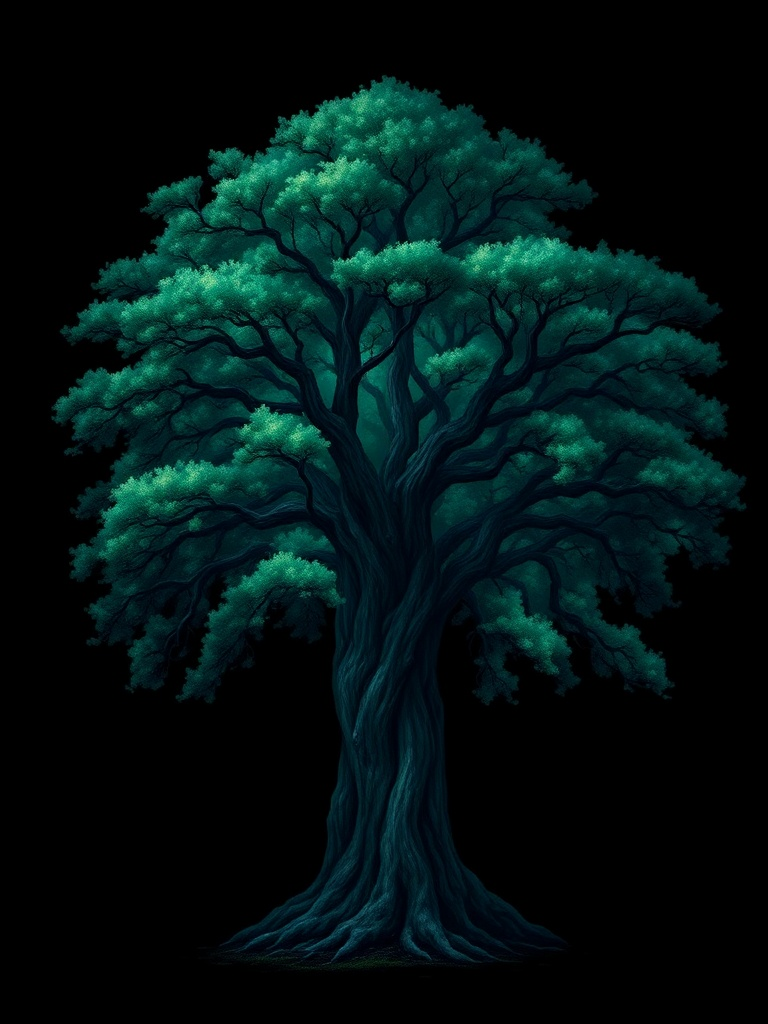
#> input picture tools/art_director/iterations/forest_tree/tree_22.jpg, 768 x 1024 px
$ python gen_forest_tree.py iterations/forest_tree/tree_22.jpg
#> lines starting #> are read from the running program, lines starting #| are printed output that depends on the picture
#!/usr/bin/env python3
"""gen_forest_tree.py — arvore John Avon com ALPHA substituindo a procedural.

Gera no flux (fundo PRETO puro -> key-out limpo; halo residual escuro se mistura
com o backdrop sombrio), recorta por flood-fill (so' a escuridao CONECTADA A
BORDA vira transparente — bolsões escuros dentro do tronco ficam opacos), trim
e resize. Sai como override do SpriteSetup:
  assets/sprites/forest_tree.png

  POLLINATIONS_TOKEN=sk_... python tools/art_director/gen_forest_tree.py
  ... --skip-gen   # reusa tools/art_director/iterations/forest_tree/tree_22.jpg
"""
from __future__ import annotations
import os, sys, urllib.request, urllib.parse
from collections import deque
from pathlib import Path
from PIL import Image, ImageFilter

ROOT = Path(__file__).resolve().parents[2]
RAW = ROOT / "tools" / "art_director" / "iterations" / "forest_tree"
DEST = ROOT / "assets" / "sprites" / "forest_tree.png"
TOKEN = os.environ.get("POLLINATIONS_TOKEN", "")
SEED = 22          # a escolhida (majestosa, sem feature unica que denuncia repeticao)
TARGET_H = 220     # altura final da textura (world: ~264-374px com scale 1.2-1.7)
DARK = 16          # luminancia <= DARK = candidato a fundo

PROMPT = ("single ancient fantasy forest tree, John Avon Magic the Gathering "
          "forest style, tall dark trunk, luminous deep emerald teal canopy with "
          "soft glow, painterly, full tree centered and isolated on solid pure "
          "black background, no ground, no other objects, no text, game asset")


def gen() -> Path:
    out = RAW / f"tree_{SEED}.jpg"
    q = urllib.parse.quote(PROMPT)
    url = (f"https://gen.pollinations.ai/image/{q}?width=768&height=1024"
           f"&model=flux&nologo=true&seed={SEED}")
    req = urllib.request.Request(url, headers={
        "Authorization": f"Bearer {TOKEN}",
        "User-Agent": "great-fireball-art-director",
    })
    out.write_bytes(urllib.request.urlopen(req, timeout=180).read())
#> (this line was passed over: the network is not available in this run)
    print(f"gen ok -> {out.name}")
    return out


def keyout(im: Image.Image) -> Image.Image:
    """Preto conectado a borda -> transparente (BFS); resto opaco."""
    rgb = im.convert("RGB")
#> rgb is the input picture: PIL image 768x1024 RGB; mean R, G, B 2.4, 19.7, 19.6
    W, H = rgb.size
#> W = 768; H = 1024
    px = rgb.load()
    dark = [[max(px[x, y]) <= DARK for x in range(W)] for y in range(H)]
#> dark = 1024 items
    outside = [[False] * W for _ in range(H)]
    q: deque = deque()
    for x in range(W):
        for y in (0, H - 1):
            if dark[y][x] and not outside[y][x]:
                outside[y][x] = True; q.append((x, y))
    for y in range(H):
        for x in (0, W - 1):
            if dark[y][x] and not outside[y][x]:
                outside[y][x] = True; q.append((x, y))
    while q:
        x, y = q.popleft()
        for nx, ny in ((x+1,y),(x-1,y),(x,y+1),(x,y-1)):
            if 0 <= nx < W and 0 <= ny < H and dark[ny][nx] and not outside[ny][nx]:
                outside[ny][nx] = True; q.append((nx, ny))
    alpha = Image.new("L", (W, H), 255)
#> alpha: PIL image 768x1024 L; every value is 255
    apx = alpha.load()
    for y in range(H):
        for x in range(W):
            if outside[y][x]:
                apx[x, y] = 0
    # borda suave: 1px de feather (mata o serrilhado do key)
    alpha = alpha.filter(ImageFilter.GaussianBlur(0.8))
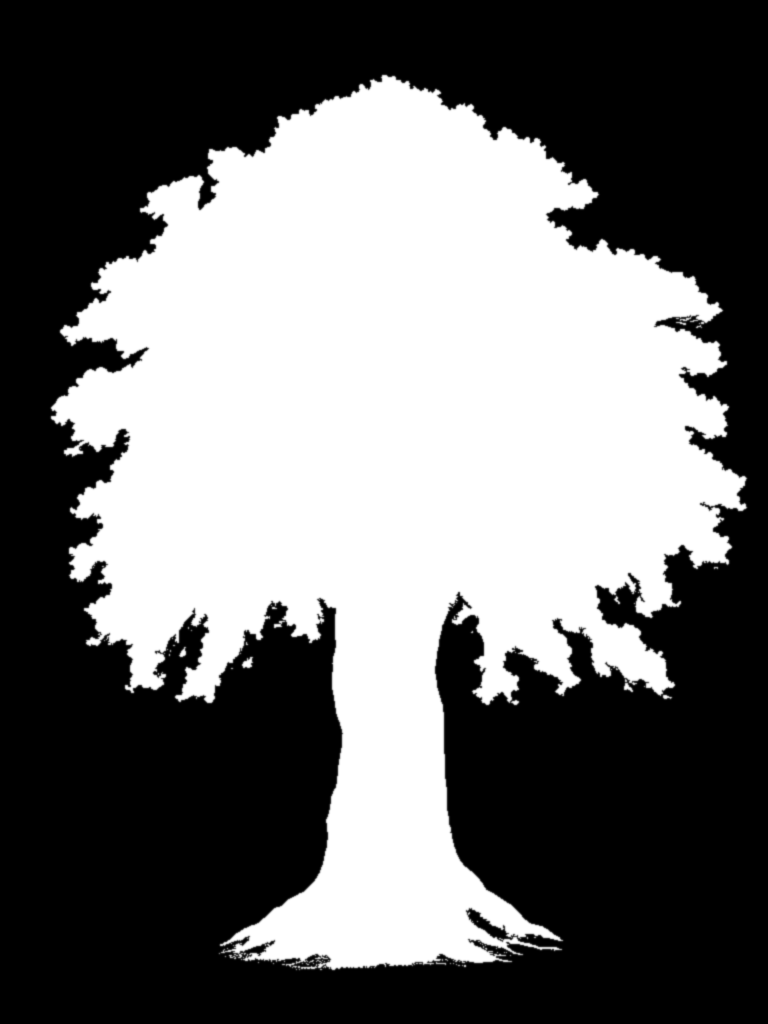
#> alpha: PIL image 768x1024 L; min 0, max 255, mean 110.4
    out = rgb.copy().convert("RGBA")
    out.putalpha(alpha)
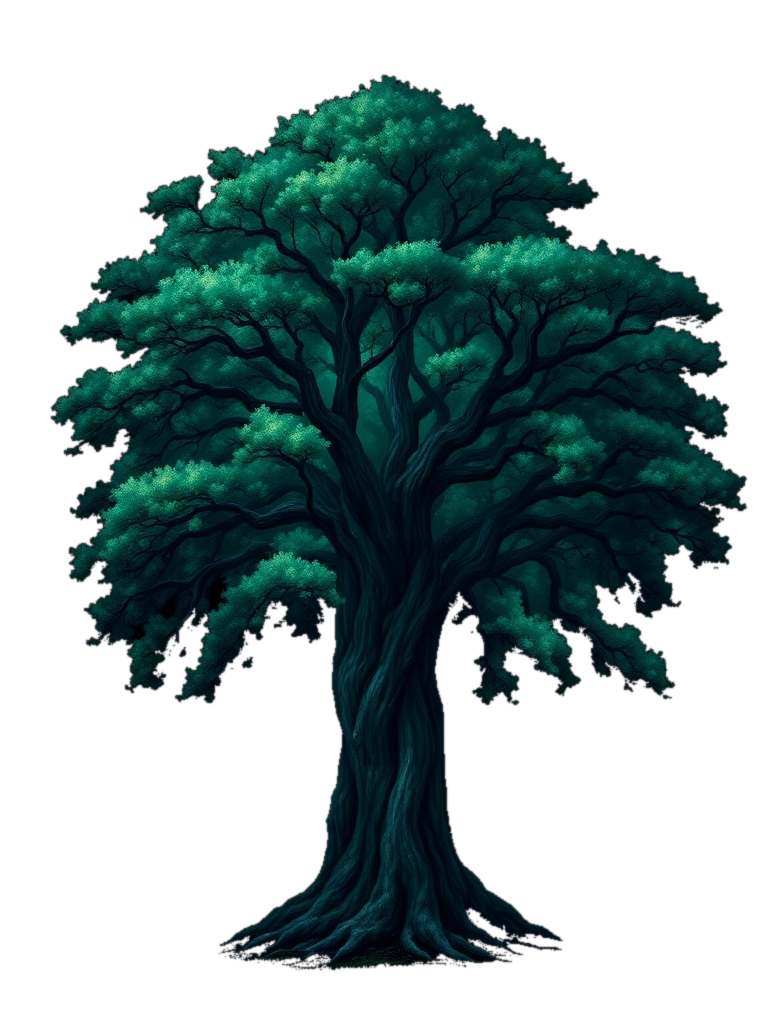
#> out: PIL image 768x1024 RGBA; mean R, G, B, A 2.4, 19.7, 19.6, 110.4; transparent parts drawn white
    return out


def main() -> None:
    RAW.mkdir(parents=True, exist_ok=True)
    src = RAW / f"tree_{SEED}.jpg"
    if "--skip-gen" not in sys.argv or not src.exists():
        gen()
    im = keyout(Image.open(src))
    bb = im.split()[3].getbbox()
#> bb = (49, 73, 749, 972)
    if bb:
        im = im.crop(bb)
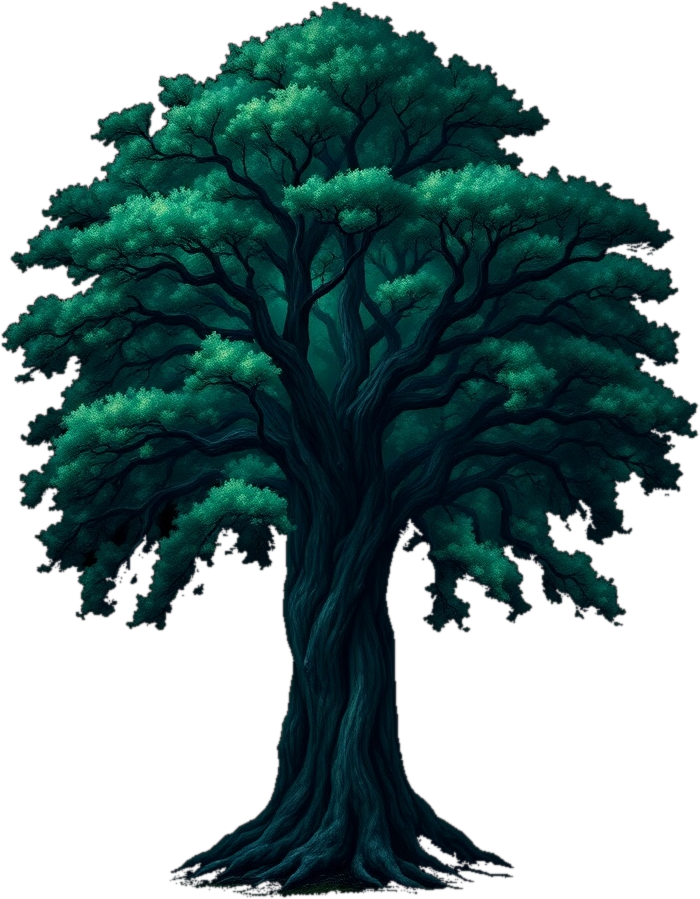
#> im: PIL image 700x899 RGBA; mean R, G, B, A 3, 24.6, 24.4, 138; transparent parts drawn white
    s = TARGET_H / im.height
#> s = 0.245
    im = im.resize((max(1, round(im.width * s)), TARGET_H), Image.LANCZOS)
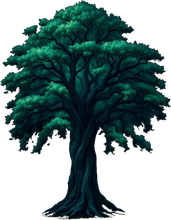
#> im: PIL image 171x220 RGBA; mean R, G, B, A 3.1, 25.1, 25, 138; transparent parts drawn white
    im.save(DEST)
    print(f"ok -> {DEST.relative_to(ROOT)} {im.size}")
#| ok -> assets/sprites/forest_tree.png (171, 220)


if __name__ == "__main__":
    main()

$ run again, with tools/art_director/iterations/forest_tree/tree_11.jpg copied over tools/art_director/iterations/forest_tree/tree_22.jpg
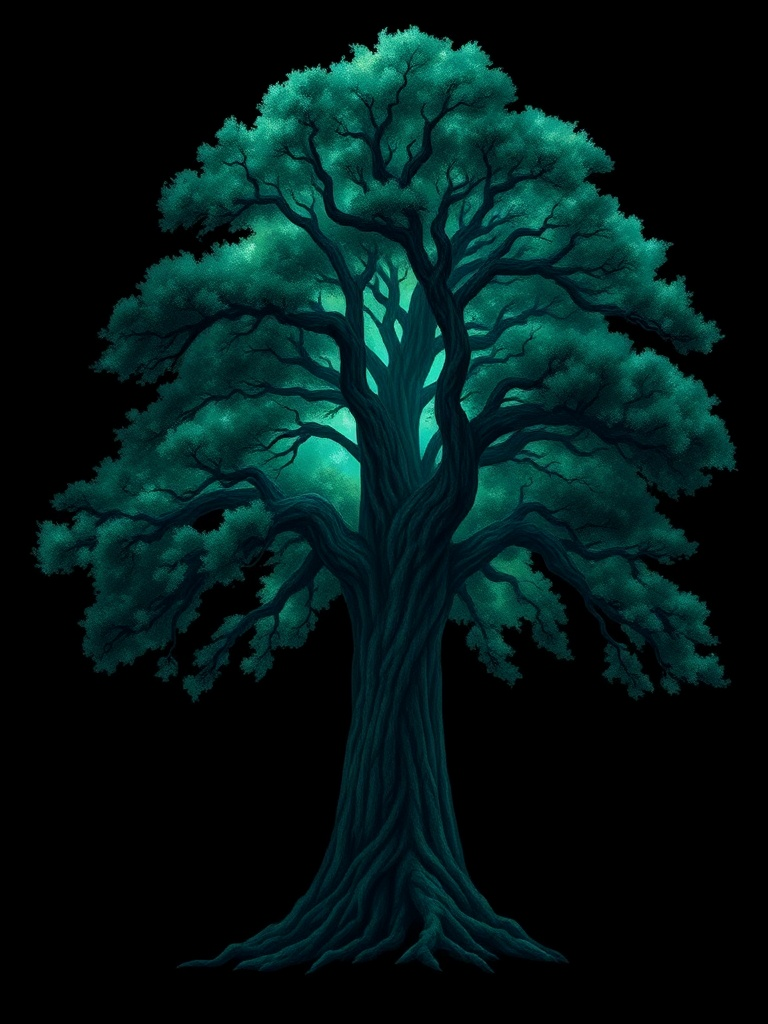
#> input picture tools/art_director/iterations/forest_tree/tree_11.jpg, 768 x 1024 px
#> in keyout, rgb is the input picture: PIL image 768x1024 RGB; mean R, G, B 3, 25, 24.1
#> dark = 1024 items
#> in keyout, `out.putalpha(alpha)`:
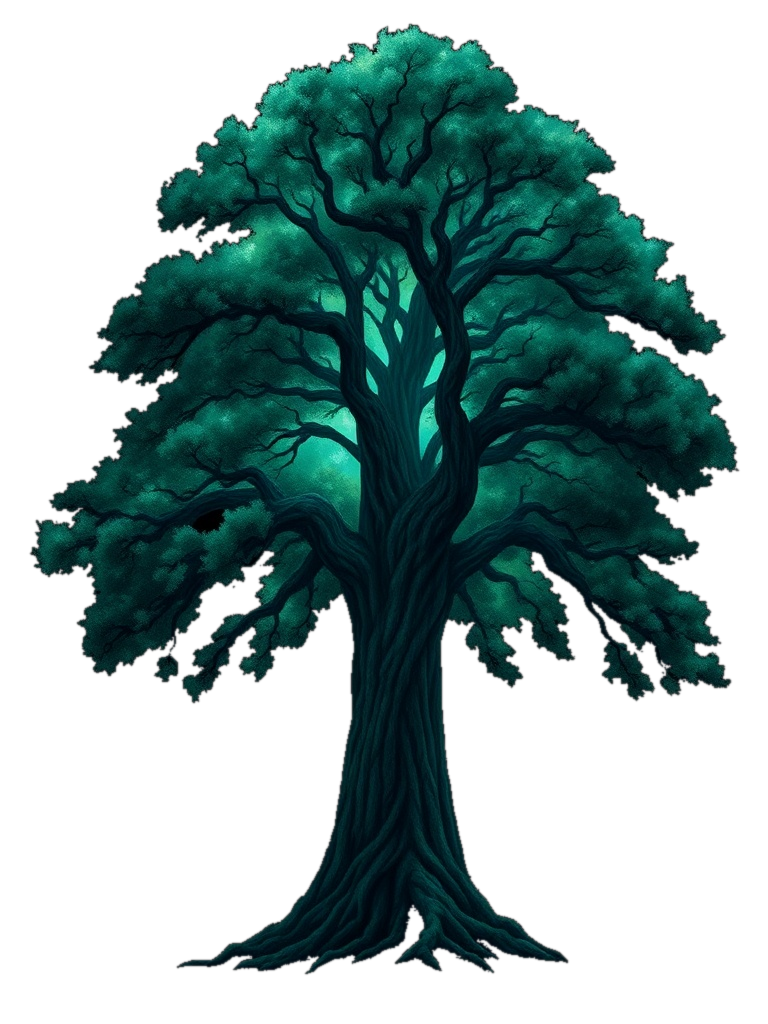
#> out: PIL image 768x1024 RGBA; mean R, G, B, A 3, 25, 24.1, 113.9; transparent parts drawn white
#> bb = (28, 22, 741, 976)
#> in main, `im = im.resize((max(1, round(im.width * s)), TARGET_H), Image.LANCZOS)`:
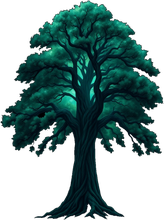
#> im: PIL image 164x220 RGBA; mean R, G, B, A 3.7, 30.2, 29, 131.7; transparent parts drawn white
#| ok -> assets/sprites/forest_tree.png (164, 220)

$ run again, with tools/art_director/iterations/forest_tree/tree_33.jpg copied over tools/art_director/iterations/forest_tree/tree_22.jpg
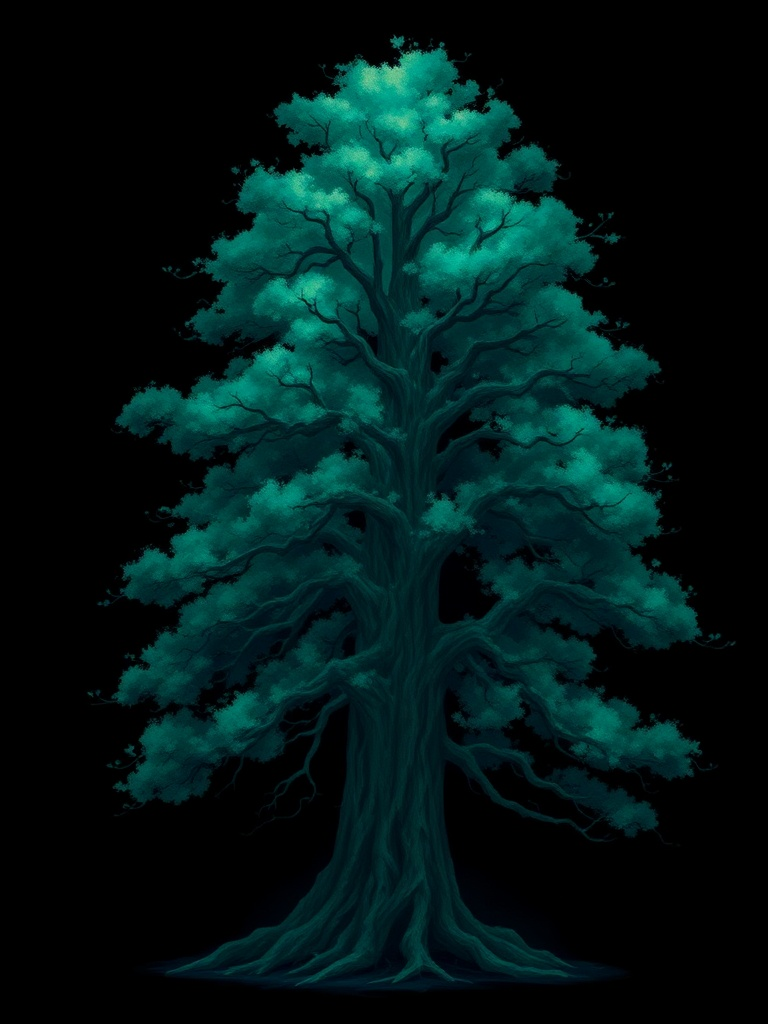
#> input picture tools/art_director/iterations/forest_tree/tree_33.jpg, 768 x 1024 px
#> in keyout, rgb is the input picture: PIL image 768x1024 RGB; mean R, G, B 1.5, 24.4, 23.7
#> dark = 1024 items
#> in keyout, `out.putalpha(alpha)`:
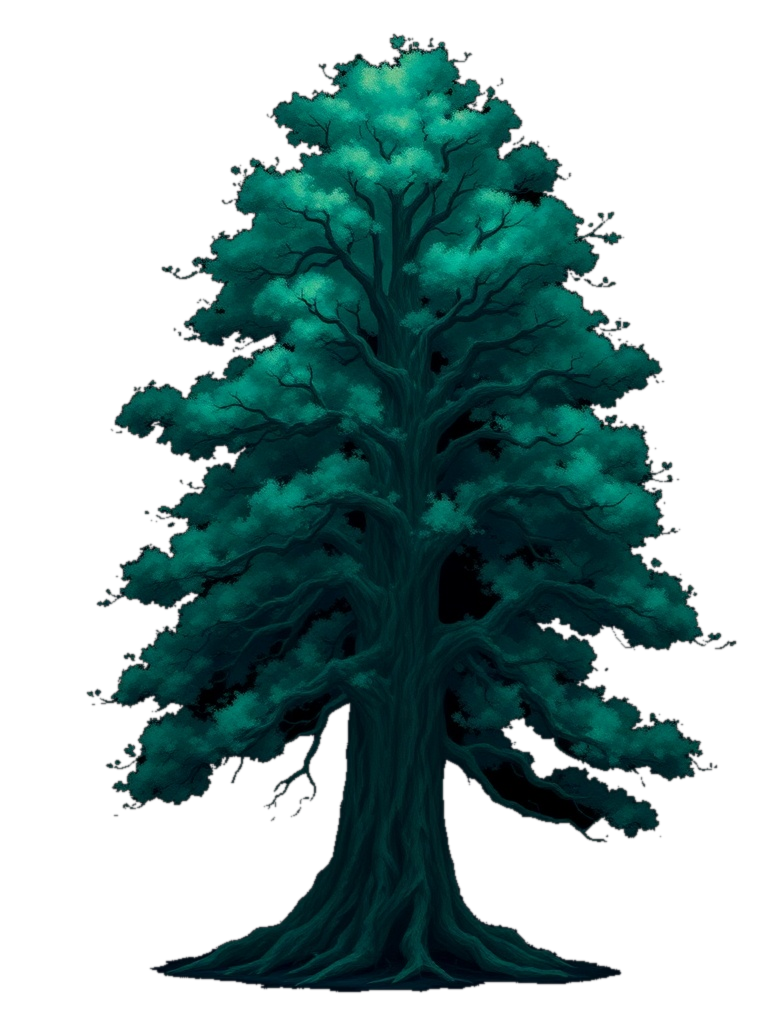
#> out: PIL image 768x1024 RGBA; mean R, G, B, A 1.5, 24.4, 23.7, 110.7; transparent parts drawn white
#> bb = (85, 32, 738, 994)
#> in main, `im = im.resize((max(1, round(im.width * s)), TARGET_H), Image.LANCZOS)`:
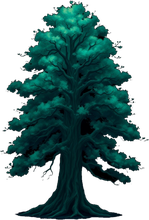
#> im: PIL image 149x220 RGBA; mean R, G, B, A 2, 31.6, 30.6, 138.7; transparent parts drawn white
#| ok -> assets/sprites/forest_tree.png (149, 220)
